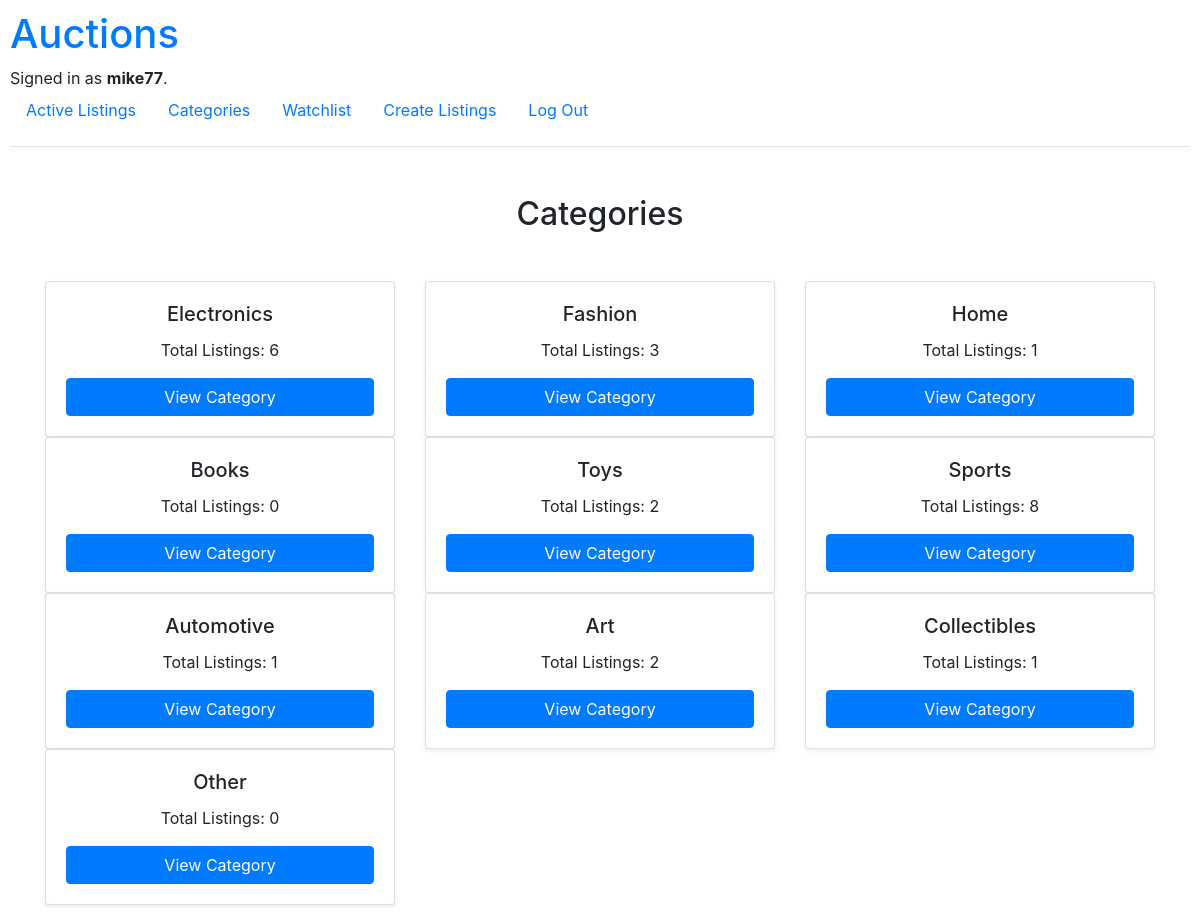
Page /categories (signed in) on the committed database.
### auctions/models.py (models this page shows, shortened)
class User(AbstractUser):
    watchlist = models.ManyToManyField('AuctionListing', blank=True, related_name="watchers")

class Category(models.Model):
    name = models.CharField(max_length=50, unique=True)

### auctions/views.py (the view)
# urls.py: path("categories",views.categories, name="categories"),
def categories(request):
    categories = Category.objects.all()
    return render(request, "auctions/categories.html",{
        'categories': categories
    })

### auctions/templates/auctions/categories.html
{% extends 'auctions/layout.html' %}
{% block body %}
<h2 class="text-center my-5">Categories</h2>
<div class="container">
    <div class="row row-cols-1 row-cols-sm-2 row-cols-lg-3 g-4">
        {% for category in categories %}
            <div class="col">
                <div class="card h-100 shadow-sm">
                    <div class="card-body d-flex flex-column">
                        <h5 class="card-title text-center">{{ category.name }}</h5>
                        <p class="text-center">
                            Total Listings: {{ category.listings.count }}
                        </p>
                        <a href="{% url 'category' category.name %}" class="btn btn-primary mt-auto">View Category</a>
                    </div>
                </div>
            </div>
        {% endfor %}
    </div>
</div>
{% endblock %}

### auctions/templates/auctions/layout.html (shortened to what this page needs)
{% load static %}
<!DOCTYPE html>
<html lang="en">
    <head>
        <link rel="stylesheet" href="https://stackpath.bootstrapcdn.com/bootstrap/4.4.1/css/bootstrap.min.css">
        <link href="{% static 'auctions/styles.css' %}" rel="stylesheet">
    </head>
    <body>
        <a href="{% url 'index' %}"> <h1>Auctions</h1> </a>
        <div>
            {% if user.is_authenticated %}
                Signed in as <strong>{{ user.username }}</strong>.
            {% else %}
                Not signed in.
            {% endif %}
        </div>
        <ul class="nav">
            <li class="nav-item">
                <a class="nav-link" href="{% url 'index' %}">Active Listings</a>
            </li>
            <li class="nav-item">
                <a class="nav-link" href="{% url 'categories' %}">Categories</a>
            </li>
            {% if user.is_authenticated %}
                <li class="nav-item">
                    <a class="nav-link" href="{% url 'watchlist' %}">Watchlist</a>
                </li>
            {% endif %}
            <li class="nav-item">
                <a class="nav-link" href="{% url 'create_listing' %}">Create Listings</a>
            </li>
            {% if user.is_authenticated %}
                <li class="nav-item">
                    <a class="nav-link" href="{% url 'logout' %}">Log Out</a>
                </li>
            {% endif %}
        </ul>
        <hr>
        {% block body %}
        {% endblock %}
    </body>
</html>

### auctions/static/auctions/styles.css (style rules this page uses)
body { padding: 10px; }

### rows in the picture
User: username "mike77"
Category: name "Electronics", listings.count "6"
Category: name "Fashion", listings.count "3"
Category: name "Home", listings.count "1"
Category: name "Books", listings.count "0"
Category: name "Toys", listings.count "2"
Category: name "Sports", listings.count "8"
Category: name "Automotive", listings.count "1"
Category: name "Art", listings.count "2"
Category: name "Collectibles", listings.count "1"
Category: name "Other", listings.count "0"
